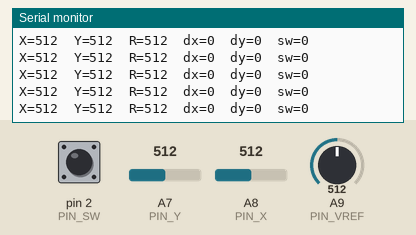
Recording of a sketch running on a simulated Teensy 4. Parts: the last lines printed to the serial monitor. Inputs (shaded band) come from the test bench; at power-on: A7 (PIN_Y) = 512, A8 (PIN_X) = 512, A9 (PIN_VREF) = 512, pin 2 (PIN_SW) HIGH.

Above: at 1.8 s.
1.9 s: A7 (PIN_Y) set to 0
At 2.5 s:
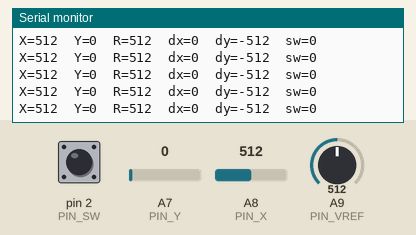
4.9 s: A8 (PIN_X) set to 716
At 5.6 s:
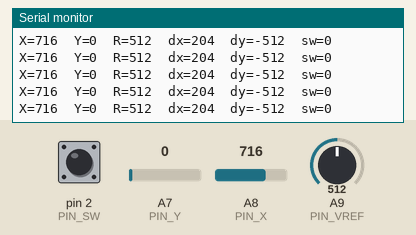
6.4 s: A9 (PIN_VREF) set to 716
At 6.9 s:
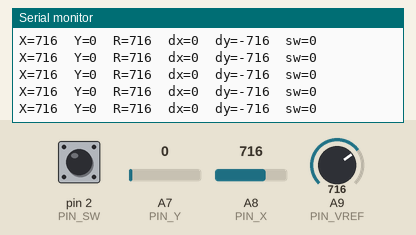
7.9 s: pin 2 (PIN_SW) pulled LOW for 0.15 s
9.5 s: A7 (PIN_Y) set to 74
At 10.6 s:
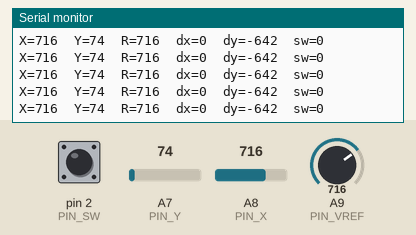
11.0 s: pin 2 (PIN_SW) pulled LOW for 1 s
At 11.6 s:
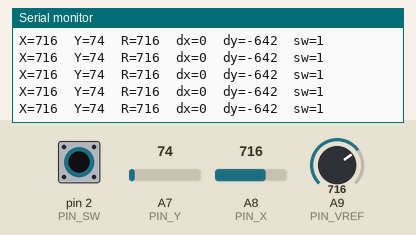
Timing chart, 0 to 14.0 s (numbered marks = the images above; inputs shaded):
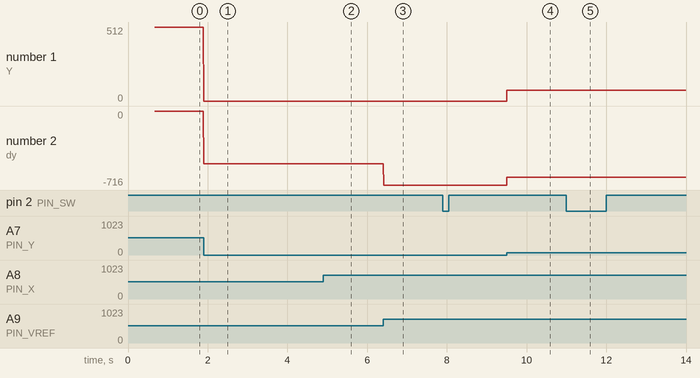

Measured:
- after the input at 1.9 s, the serial monitor: prints a new line at once (image 1)
- after the input at 4.9 s, the serial monitor: prints a new line at once (image 2)
- after the input at 6.4 s, the serial monitor: prints a new line at once (image 3)
- after the input at 9.5 s, the serial monitor: prints a new line at once (image 4)
- after the input at 11.0 s, the serial monitor: prints a new line at once (image 5)
- plotted number 1: 0 → 74 after the input at 9.5 s
- plotted number 2: 0 → -512 after the input at 1.9 s, -512 → -716 after the input at 6.4 s, -716 → -642 after the input at 9.5 s

The sketch:

r-net_test.ino
```cpp
// R-Net Omni joystick bring-up sketch
//
// Target: Teensy 3.0 (3.3 V). Its analog pins are NOT 5 V tolerant -- the
// dividers below are sized for a 3.3 V rail, not the 100k/100k pair that
// would suit a 5 V UNO.
//
// Reads the joystick's X, Y and Vref analog outputs through 100k/68k
// dividers and the MODE switch (3.5mm jack tip) on a digital pin.
//
// Wiring (see README.md):
//   joystick pin 1 (Y / SPEED) -> 100k/68k divider -> A7 (pad 21)
//   joystick pin 2 (X / DIR)   -> 100k/68k divider -> A8 (pad 22)
//   joystick pin 3 (Vref)      -> 100k/68k divider -> A9 (pad 23)
//   divider bottom legs                            -> GND (AGND preferred)
//   3.5mm jack tip / D-sub pin 6                   -> D2 (INPUT_PULLUP)
//   3.5mm jack sleeve                              -> GND
//
// Bench supply GND, joystick pin 8 and board GND must share one node.
//
// Expected at ~11 V joystick supply, 10-bit reads:
//   Vref ~700, X/Y ~695 at rest, dx/dy swing +/-143 at full deflection.

const uint8_t PIN_Y    = A7;   // pad 21 - joystick pin 1 (SPEED) via 100k/68k divider
const uint8_t PIN_X    = A8;   // pad 22 - joystick pin 2 (DIR)   via 100k/68k divider
const uint8_t PIN_VREF = A9;   // pad 23 - joystick pin 3 (REF)   via 100k/68k divider
const uint8_t PIN_SW   = 2;    // pad 2  - 3.5mm jack tip = D-sub pin 6 (MODE)

int x_center = 0, y_center = 0;

// The 100k/68k dividers present ~40.5 kOhm to the ADC, well above the ~10 kOhm
// the Teensy 3.0 sample-and-hold wants. Without help, each conversion retains
// part of the previous channel's voltage, so moving the stick visibly drags
// the Vref reading. Discarding one read per channel lets the S/H settle on the
// new input before the reading that counts.
static int readSettled(uint8_t pin) {
  analogRead(pin);
  return analogRead(pin);
}

void setup() {
  Serial.begin(115200);
  pinMode(PIN_SW, INPUT_PULLUP);
  analogReference(DEFAULT);   // Teensy 3.0: 3.3 V
  analogReadAveraging(32);    // hardware averaging; also re-samples each pass

  // Optional 4x resolution (Teensy only). Voltages are unchanged, only the
  // scale: Vref ~2800, swing ~+/-572. Update README expectations if enabled.
  // analogReadResolution(12);

  delay(500);
  long xs = 0, ys = 0, rs = 0;
  for (int i = 0; i < 64; i++) {
    xs += readSettled(PIN_X);
    ys += readSettled(PIN_Y);
    rs += readSettled(PIN_VREF);
    delay(2);
  }
  int x0 = xs / 64, y0 = ys / 64, r0 = rs / 64;
  x_center = x0 - r0;
  y_center = y0 - r0;

  Serial.println(F("=== R-Net joystick bring-up ==="));
  Serial.print(F("calibration: X0=")); Serial.print(x0);
  Serial.print(F(" Y0="));             Serial.print(y0);
  Serial.print(F(" Vref="));           Serial.print(r0);
  Serial.print(F(" -> dx0="));         Serial.print(x_center);
  Serial.print(F(" dy0="));            Serial.println(y_center);
}

void loop() {
  int x    = readSettled(PIN_X);
  int y    = readSettled(PIN_Y);
  int vref = readSettled(PIN_VREF);
  int sw   = digitalRead(PIN_SW) == LOW;

  int dx = (x - vref) - x_center;
  int dy = (y - vref) - y_center;

  Serial.print(F("X="));    Serial.print(x);
  Serial.print(F("\tY="));  Serial.print(y);
  Serial.print(F("\tR="));  Serial.print(vref);
  Serial.print(F("\tdx=")); Serial.print(dx);
  Serial.print(F("\tdy=")); Serial.print(dy);
  Serial.print(F("\tsw=")); Serial.println(sw);

  delay(10);   // ~100 Hz - smooth enough for the crosshair demo to track
}
```
